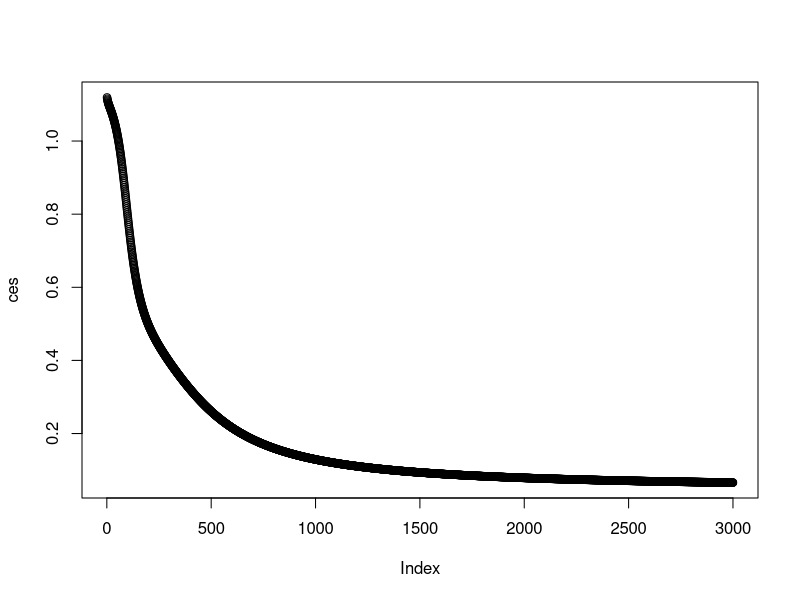

Write R code to recreate this figure.
# functions
sigmoid <- function(x){
  1/(1+exp(-x)) 
}
sigmoid_derivative <- function(Z){
  s = sigmoid(Z)
  s * (1 - s)
}
softmax <- function(x){
  z <- x-max(x)
  exp(z)/sum(exp(z))
}
softmax_caterogical_cross_entropy_derivative <- function(pred,real){
  pred-real
}
sigmoid_binary_cross_entropy_derivative <- function(pred,real){
  pred-real
}

# LOSS
caterogical_cross_entropy <- function(real, pred){
  -sum(real*log(pred))/nrow(pred)
}
binary_cross_entropy <- function(real, pred){
  -sum(real*log(pred)+(1-real)*log(1-pred))/length(real)
}

onehot <- function(Y){
  num_class <- length(unique(Y))
  oh <- matrix(0,nrow=length(Y),ncol = num_class)
  for(i in 1:length(Y)){
    oh[i,Y[i]] <- 1
  }
  oh
}

#################################################################################

# TODO activation : sigmoid(Done), relu, tanh, elu
# TODO output_activation : softmax(Done), sigmoid, linear
# TODO loss: CE(Done), MSE
# TODO L1, L2 regularization
# TODO SGD, MOMENTUM, ADAM, RMSPROP


# initailize
initialize_weights <- function(inputdim, layers, outputdim){
  weights <- list()
  bias <- list()
  layer_structure <- c(inputdim, layers, outputdim)
  
  for(i in 1:(length(layer_structure)-1)){
    weights[[i]] <- matrix(rnorm(prod(layer_structure[c(i,i+1)]),mean = 0,sd = 0.1),
                           layer_structure[i],
                           layer_structure[i+1])
    bias[[i]] <- rnorm(layer_structure[i+1],mean = 0,sd = 0.1)
  }
  return(list(weights=weights,bias=bias))
}
# weights_bias <- initialize_weights(inputdim, layers, outputdim)

# model
model <- function(inputdim,layers,outputdim,activations,output_activation,loss_function){
  if(length(layers)!=length(activations)){
    print('length of layers and activations must be SAME length.')
    return()
  }
  weights_bias <- initialize_weights(inputdim, layers, outputdim)
  layer_structure <- c(inputdim, layers, outputdim)
  
  output <- list()
  output$inputdim <- inputdim
  output$layers <- layers
  output$outputdim <- outputdim
  output$layer_structure <- layer_structure
  output$activations <- activations
  output$output_activation <- output_activation
  output$loss_function <- loss_function
  
  output$weights <- weights_bias$weights
  output$bias <- weights_bias$bias
  
  return(output)
}


# predict
predict_JSNN <- function(model,x){
  os <- list()
  zs <- list()
  # o <- x%*%weights[[1]]+bias[[1]]
  o <- sweep(x%*%model$weights[[1]],2,model$bias[[1]],`+`)
  os[[1]] <- o
  z <- get(model$activations[1])(o)
  zs[[1]] <- z
  
  if(length(model$layers)>1){
    for(i in 2:(length(model$layers))){
      # o <- z%*%weights[[i]]+bias[[i]]
      o <- sweep(z%*%model$weights[[i]],2,model$bias[[i]],`+`)
      os[[i]] <- o
      z <- get(model$activations[i])(o)
      zs[[i]] <- z
    }
  }

  
  # o <- z%*%weights[[length(layer_structure)-1]]+bias[[length(layer_structure)-1]]
  o <- sweep(z%*%model$weights[[length(model$layer_structure)-1]],2,model$bias[[length(model$layer_structure)-1]],`+`)
  os[[length(model$layer_structure)-1]] <- o
  
  z <- t(apply(o,1,function(x){get(model$output_activation)(x)}))
  zs[[length(model$layer_structure)-1]] <- z
  return(list(output=z,os=os,zs=zs))
}
# predict_JSNN(JSNN_model,X)


# gradients
gradients <- function(model,X,Y,weights,bias){
  t_output <- predict_JSNN(model,X)
  pred <- t_output$output
  real <- Y
  N <- nrow(pred)
  
  grad_weights <- list()
  grad_bias <- list()
  
  # output gradient
  dZ <- get(paste0(model$output_activation,'_',model$loss_function,'_derivative'))(pred,real)
  dW <- t((t(dZ) %*% (t_output$zs[[length(weights)-1]]))/N)
  db <- colSums(dZ)/N
  dA_back <- t(weights[[length(weights)]] %*% t(dZ))
  
  grad_weights[[length(weights)]] <- dW
  grad_bias[[length(bias)]] <- db
  # internal gradient
  for(i in (length(weights)-1):1){
    dZ <- dA_back*get(paste0(model$activations[i],'_derivative'))(t_output$os[[i]])
    # dZ <- dA_back*sigmoid_derivative(t_output$os[[i]])
    if(i==1){
      dW <- 1./N*(t(t(dZ) %*% (X)))
    }else{
      dW <- 1./N*(t(t(dZ) %*% (t_output$zs[[i-1]])))
    }
    db <- colSums(dZ)/N
    dA_back <- t(weights[[i]] %*% t(dZ))
    
    grad_weights[[i]] <- dW
    grad_bias[[i]] <- db
  }
  
  return(list(grad_weights=grad_weights,grad_bias=grad_bias))
}
# gradients(JSNN_model,X,Y,JSNN_model$weights,JSNN_model$bias)


# fit
fit <- function(model,X,Y,learning_rate,epoch){
  lr <- learning_rate
  weights <- model$weights
  bias <- model$bias
  ces <- c()
  for(epo in 1:epoch){
    grads <- gradients(model,X,Y,weights,bias)
    for(i in 1:length(weights)){
      weights[[i]] <- weights[[i]]-lr*grads$grad_weights[[i]]
      bias[[i]] <- bias[[i]]-lr*grads$grad_bias[[i]]
    }
    model$weights <- weights
    model$bias <- bias
    loss <- caterogical_cross_entropy(real = Y,pred = predict_JSNN(model,X)$output)
    ces <- c(ces,loss)
    
    if(epo%%100==0){
      cat(sprintf("Epoch : %04d    loss = %.4f \n",epo,loss))  
    }
    
  }
  model$weights <- weights
  model$bias <- bias
  plot(ces)
  return(model)
}

#################################################################################

X <- as.matrix(iris[,-5])
Y <- onehot(as.numeric(iris[,5]))

inputdim <- 4
layers <- c(16)
activations <- c("sigmoid")
outputdim <- 3
output_activation <- "softmax"
loss_function <- "caterogical_cross_entropy"

JSNN_model <- model(inputdim,layers,outputdim,activations,output_activation,loss_function)
JSNN_model <- fit(JSNN_model,X,Y,0.1,3000)

# measure
real = Y
pred = predict_JSNN(JSNN_model,X)$output
table(apply(Y,1,which.max),apply(pred,1,which.max))
